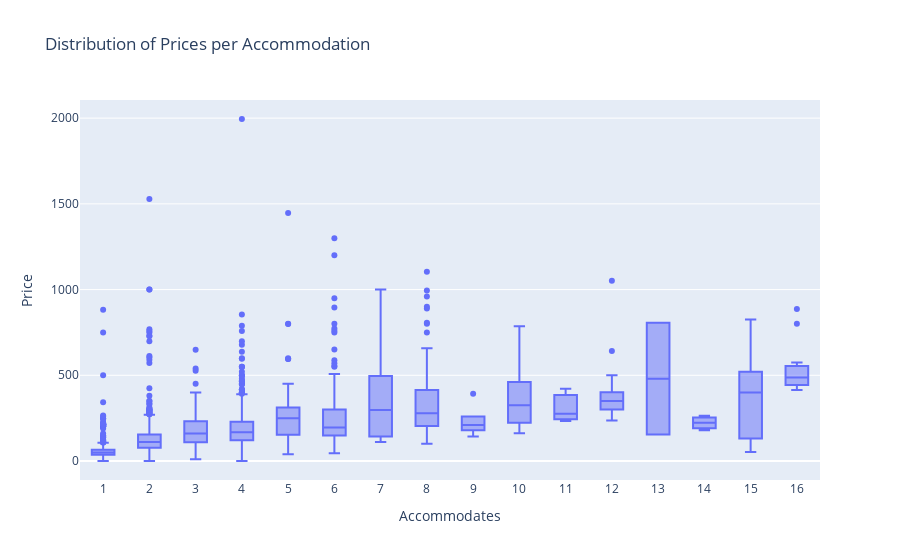

Here is the notebook cell this chart was saved with:
### Code cell
# figure = plt.figure(figsize=(12,6))
df_raw_trim = df_raw[df_raw.price <= 2000]
# sns.boxplot(x="accommodates", y="price", data=df_raw_trim)
fig = px.box(
    df_raw_trim, x="accommodates", y="price",
    title = "Distribution of Prices per Accommodation",
    labels = { "price":"Price", "accommodates":"Accommodates"}
    )
fig.update_xaxes(tickangle=0,
                 tickmode = 'array',
                 tickvals = ac)
fig.show()

### Figure 1 — Plotly figure (JSON) as saved in the notebook; plotly's stock layout.template omitted (floating-point values rounded to 4 significant figures; data arrays with more than 128 entries replaced by an {"elided": "..."} marker saying what was removed)
{"data": [{"alignmentgroup": "True", "hovertemplate": "Accommodates=%{x}<br>Price=%{y}<extra></extra>", "legendgroup": "", "marker": {"color": "#636efa"}, "name": "", "notched": false, "offsetgroup": "", "orientation": "v", "showlegend": false, "type": "box", "x": {"elided": "3342 int values"}, "x0": " ", "xaxis": "x", "y": {"elided": "3342 int values"}, "y0": " ", "yaxis": "y"}], "layout": {"boxmode": "group", "legend": {"tracegroupgap": 0}, "title": {"text": "Distribution of Prices per Accommodation"}, "xaxis": {"anchor": "y", "domain": [0, 1], "tickangle": 0, "tickmode": "array", "tickvals": [1, 2, 3, 4, 5, 6, 7, 8, 9, 10, 11, 12, 13, 14, 15, 16], "title": {"text": "Accommodates"}}, "yaxis": {"anchor": "x", "domain": [0, 1], "title": {"text": "Price"}}}}
